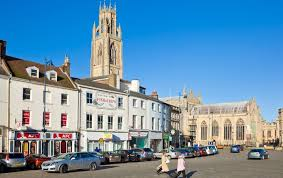
#> input picture Photos/bostan.jpg, 283 x 178 px
$ python splitmerge.py
#> lines starting #> are read from the running program, lines starting #| are printed output that depends on the picture
import cv2 as cv

#  it takes BGR image and split it into blue green and red


img = cv.imread('Photos/bostan.jpg')
#> img is the input picture: shape (178, 283, 3); mean B, G, R 173.3, 145.8, 105.2
cv.imshow('bostan',img)

b ,g , r = cv.split(img)
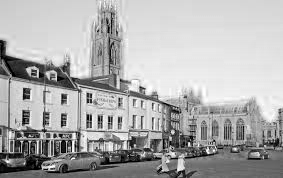
#> b: shape (178, 283); min 0, max 255, mean 173.3
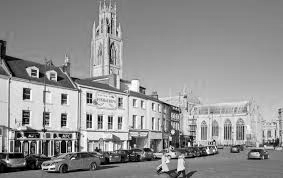
#> g: shape (178, 283); min 0, max 255, mean 145.8
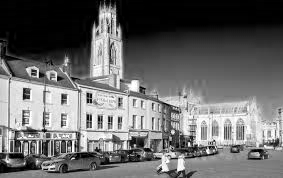
#> r: shape (178, 283); min 0, max 255, mean 105.2

cv.imshow('blue',b)
cv.imshow('green',g)
cv.imshow('red',r)

merge = cv.merge([b,g,r])
cv.imshow('merge',merge)


cv.waitKey(0)

$ run again, with Photos/dog.jpg copied over Photos/bostan.jpg
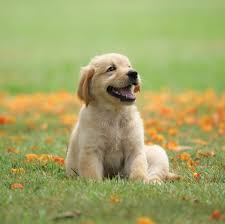
#> input picture Photos/dog.jpg, 225 x 224 px
#> img is the input picture: shape (224, 225, 3); mean B, G, R 102.4, 164.2, 162
#> `b ,g , r = cv.split(img)`:
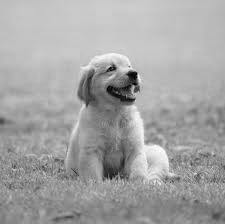
#> g: shape (224, 225); min 0, max 255, mean 164.2
#> `b ,g , r = cv.split(img)`:
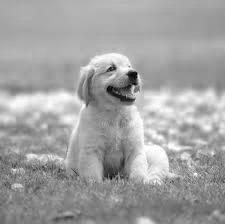
#> r: shape (224, 225); min 0, max 255, mean 162

$ run again, with Photos/park.jpg copied over Photos/bostan.jpg
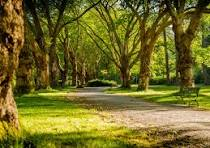
#> input picture Photos/park.jpg, 210 x 148 px
#> img is the input picture: shape (148, 210, 3); mean B, G, R 39.8, 107.8, 114.1
#> `b ,g , r = cv.split(img)`:
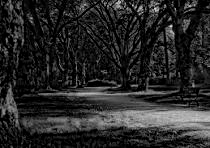
#> b: shape (148, 210); min 0, max 220, mean 39.8
#> `b ,g , r = cv.split(img)`:
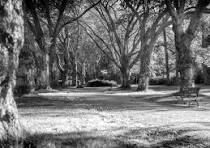
#> r: shape (148, 210); min 0, max 255, mean 114.1
